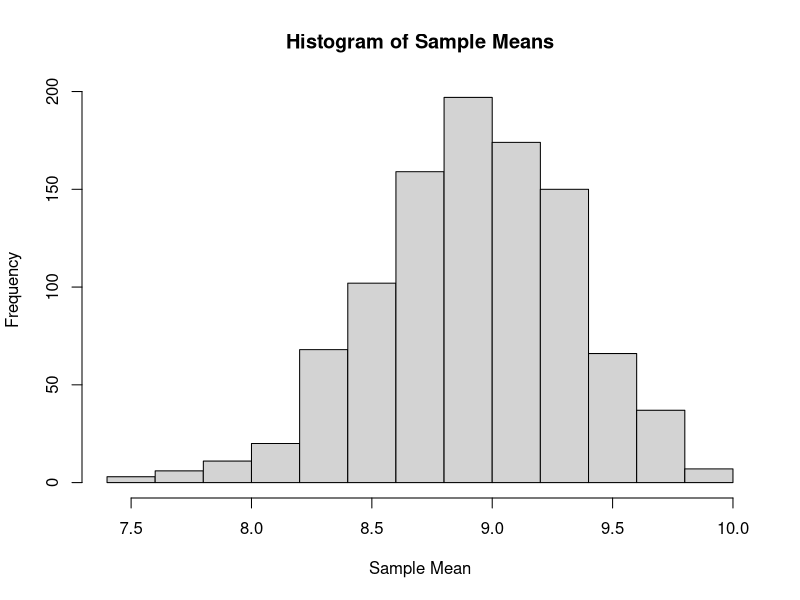

Recreate this plot in R.
# Problem Set: Fundamentals of Statistics
# Problem Number 5
# Status: Completed
# Heatherlee Leary
# hleary@arizona.edu



#### OBJECTIVES ##########################################################################################################

# Demonstrate graphically the central limit theorem (by sampling and calculating the mean) 
# using a Binomial distribution with 10 trials (size=10) 
# and 0.9 probability of success (prob=0.9) 
# and a sample size of 5.

##########################################################################################################################


# Create a vector to store the mean of each sample
means <- numeric(1000)

# Loop to generate 1000 samples of size 5 from the Binomial distribution
for (i in 1:1000) {
  sample <- rbinom(5, size= 10, prob= 0.9) # generate sample of size 5
  means[i] <- mean(sample) # calculate mean of the sample
}

# Plot the histogram of the sample means
hist(means, main = "Histogram of Sample Means", xlab = "Sample Mean")

